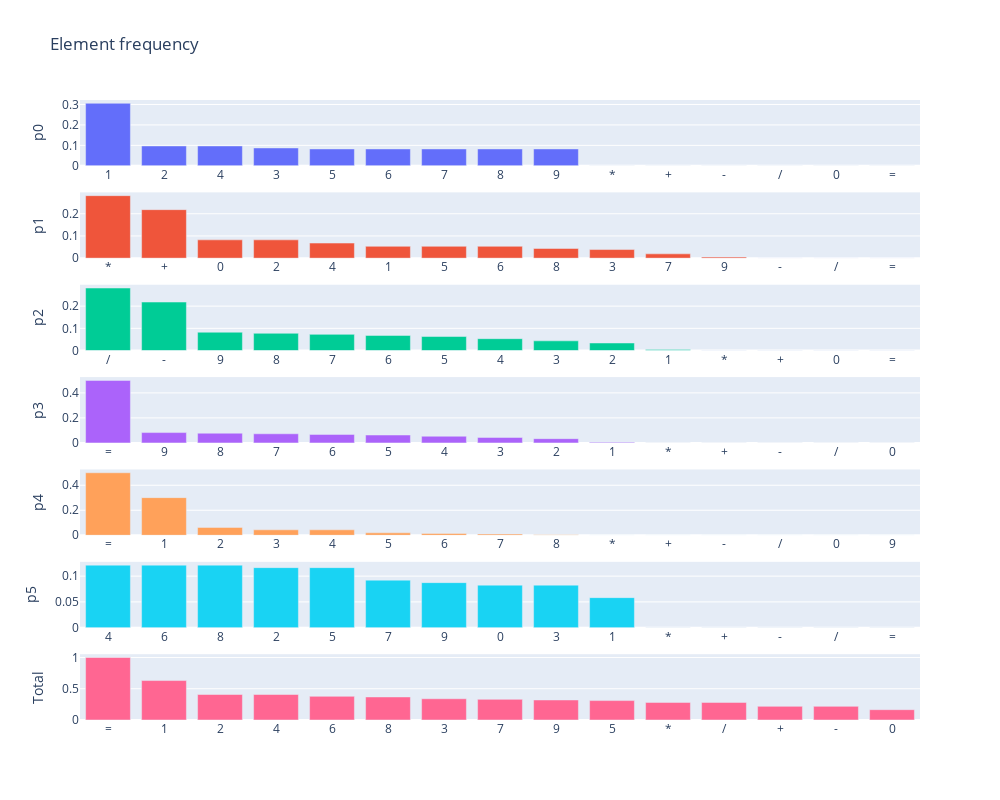

Notebook code cell kept with this figure:
### Code cell
# Ploting Bars

# Creating figure
fig = sp.make_subplots(
    rows=NUMBER_OF_ELEMENTS + 1, 
    cols=1,
)

# Creating a trace for each position
for i, position in enumerate(df["positions"].columns):

    # Sorting the data
    df_temp = df_freq_count.sort_values(by=position, ascending=False)

    # Creating the trace
    fig.add_trace(
        go.Bar(
            x=df_temp.index,
            y=df_temp[position] / len(df),
            name=position,
        ),
        row=i+1,
        col=1,
    )

# Creating a trace for the "Total"
df_freq_count = df_freq_count.sort_values(by="total", ascending=False)

fig.add_trace(
    go.Bar(
        x=df_freq_count.index,
        y=df_freq_count["total"] / len(df),
        name="Total",
    ),
    row=NUMBER_OF_ELEMENTS + 1,
    col=1,
)

titles_positions = {f"yaxis{i + 1}_title": position for i, position in enumerate(df["positions"].columns)}
title_total = {f"yaxis{NUMBER_OF_ELEMENTS + 1}_title": "Total"}

# Updating the layout
fig.update_layout(
    title="Element frequency",
    height=800,
    width=1000,
    showlegend=False,
    **titles_positions,
)

fig.update_layout(
    **title_total,
)

# Showing the figure
fig.show()

### Figure 1 — Plotly figure (JSON) as saved in the notebook; plotly's stock layout.template omitted (floating-point values rounded to 4 significant figures)
{"data": [{"name": "p0", "type": "bar", "x": ["1", "2", "4", "3", "5", "6", "7", "8", "9", "*", "+", "-", "/", "0", "="], "xaxis": "x", "y": [0.3058, 0.09709, 0.09709, 0.08738, 0.08252, 0.08252, 0.08252, 0.08252, 0.08252, 0, 0, 0, 0, 0, 0], "yaxis": "y"}, {"name": "p1", "type": "bar", "x": ["*", "+", "0", "2", "4", "1", "5", "6", "8", "3", "7", "9", "-", "/", "="], "xaxis": "x2", "y": [0.2816, 0.2184, 0.08252, 0.08252, 0.06796, 0.0534, 0.0534, 0.0534, 0.04369, 0.03883, 0.01942, 0.004854, 0, 0, 0], "yaxis": "y2"}, {"name": "p2", "type": "bar", "x": ["/", "-", "9", "8", "7", "6", "5", "4", "3", "2", "1", "*", "+", "0", "="], "xaxis": "x3", "y": [0.2816, 0.2184, 0.08252, 0.07767, 0.07282, 0.06796, 0.06311, 0.0534, 0.04369, 0.03398, 0.004854, 0, 0, 0, 0], "yaxis": "y3"}, {"name": "p3", "type": "bar", "x": ["=", "9", "8", "7", "6", "5", "4", "3", "2", "1", "*", "+", "-", "/", "0"], "xaxis": "x4", "y": [0.5, 0.08252, 0.07767, 0.07282, 0.06796, 0.06311, 0.0534, 0.04369, 0.03398, 0.004854, 0, 0, 0, 0, 0], "yaxis": "y4"}, {"name": "p4", "type": "bar", "x": ["=", "1", "2", "3", "4", "5", "6", "7", "8", "*", "+", "-", "/", "0", "9"], "xaxis": "x5", "y": [0.5, 0.301, 0.06311, 0.04369, 0.04369, 0.01942, 0.01456, 0.009709, 0.004854, 0, 0, 0, 0, 0, 0], "yaxis": "y5"}, {"name": "p5", "type": "bar", "x": ["4", "6", "8", "2", "5", "7", "9", "0", "3", "1", "*", "+", "-", "/", "="], "xaxis": "x6", "y": [0.1214, 0.1214, 0.1214, 0.1165, 0.1165, 0.09223, 0.08738, 0.08252, 0.08252, 0.05825, 0, 0, 0, 0, 0], "yaxis": "y6"}, {"name": "Total", "type": "bar", "x": ["=", "1", "2", "4", "6", "8", "3", "7", "9", "5", "*", "/", "+", "-", "0"], "xaxis": "x7", "y": [1, 0.6311, 0.4078, 0.4078, 0.3786, 0.3689, 0.3398, 0.3301, 0.3204, 0.3107, 0.2816, 0.2816, 0.2184, 0.2184, 0.165], "yaxis": "y7"}], "layout": {"height": 800, "showlegend": false, "title": {"text": "Element frequency"}, "width": 1000, "xaxis": {"anchor": "y", "domain": [0, 1]}, "xaxis2": {"anchor": "y2", "domain": [0, 1]}, "xaxis3": {"anchor": "y3", "domain": [0, 1]}, "xaxis4": {"anchor": "y4", "domain": [0, 1]}, "xaxis5": {"anchor": "y5", "domain": [0, 1]}, "xaxis6": {"anchor": "y6", "domain": [0, 1]}, "xaxis7": {"anchor": "y7", "domain": [0, 1]}, "yaxis": {"anchor": "x", "domain": [0.8939, 1], "title": {"text": "p0"}}, "yaxis2": {"anchor": "x2", "domain": [0.7449, 0.851], "title": {"text": "p1"}}, "yaxis3": {"anchor": "x3", "domain": [0.5959, 0.702], "title": {"text": "p2"}}, "yaxis4": {"anchor": "x4", "domain": [0.4469, 0.5531], "title": {"text": "p3"}}, "yaxis5": {"anchor": "x5", "domain": [0.298, 0.4041], "title": {"text": "p4"}}, "yaxis6": {"anchor": "x6", "domain": [0.149, 0.2551], "title": {"text": "p5"}}, "yaxis7": {"anchor": "x7", "domain": [0, 0.1061], "title": {"text": "Total"}}}}
